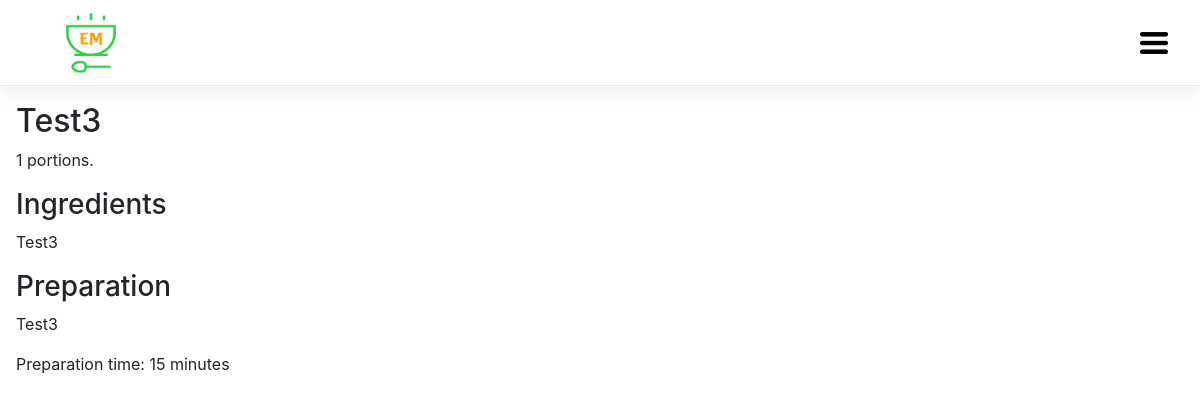
/em_website/recipes/test3112905/, run on the app's committed database.
### em_website/models.py (models this page shows, shortened)
class Recipe(models.Model):
    DIFFICULTY_EASY = 1
    DIFFICULTY_MEDIUM = 2
    DIFFICULTY_HARD = 3
    DIFFICULTIES = (
        (DIFFICULTY_EASY, u'easy'),
        (DIFFICULTY_MEDIUM, u'normal'),
        (DIFFICULTY_HARD, u'hard'),
    )
    title = models.CharField(u'Title', max_length=255)
    slug = models.SlugField(unique=True)
    ingredients = models.TextField(u'Ingredients',
        help_text=u'One ingredient per line')
    preparation = models.TextField(u'Preparation')
    time_for_preparation = models.IntegerField(u'Preparation time',
        help_text=u'How many minutes will it take?', blank=True, null=True,default = 15)
    number_of_portions = models.PositiveIntegerField(u'Number of portions',default = 1)
    difficulty = models.SmallIntegerField(u'Difficulty',
        choices=DIFFICULTIES, default=DIFFICULTY_MEDIUM)
    category = models.ManyToManyField(Category, verbose_name=u'Categories')
    author = models.ForeignKey(User,on_delete = models.CASCADE, verbose_name=u'Author')
    date_created = models.DateTimeField(editable=False)
    date_updated = models.DateTimeField(editable=False)
    class Meta:
        verbose_name = u'Recipe'
        verbose_name_plural = u'Recipes'
        ordering = ['-date_created']

### em_website/views.py (the view)
# urls.py: re_path(r'^recipes/(?P<slug>[-\w]+)/$',views.detail, name = 'details'),
def detail(request,slug):
    recipe = get_object_or_404(Recipe,slug = slug)
    return render(request,'detail.html',{'object':recipe})

### templates/detail.html (shortened to what this page needs)
{% extends "base.html" %}
{% block content %}
<h2>{{ object.title }}</h2>
<p>{{ object.number_of_portions }} portions.</p>
<h3>Ingredients</h3>
{{ object.ingredients|linebreaks }}
<h3>Preparation</h3>
{{ object.preparation|linebreaks }}
<p>Preparation time: {{ object.time_for_preparation }} minutes</p>
{% endblock %}

### data on the page
Recipe: title "Test3", number_of_portions "1", ingredients "Test3", preparation "Test3", time_for_preparation "15"
